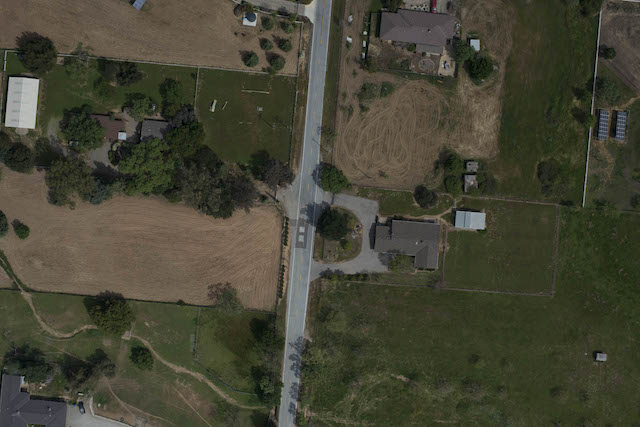
#> input picture ImageStitching/01_suburbA.jpg, 640 x 427 px
$ python blur_detector_image.py --image ../ImageStitching/01_suburbA.jpg
#> lines starting #> are read from the running program, lines starting #| are printed output that depends on the picture
### FourierBlurDetection/pyimagesearch/blur_detector.py
# import the necessary packages
import matplotlib.pyplot as plt
import numpy as np

def detect_blur_fft(image, size=60, thresh=10, vis=False):
	# grab the dimensions of the image and use the dimensions to
	# derive the center (x, y)-coordinates
	(h, w) = image.shape
	(cX, cY) = (int(w / 2.0), int(h / 2.0))

	# compute the FFT to find the frequency transform, then shift
	# the zero frequency component (i.e., DC component located at
	# the top-left corner) to the center where it will be more
	# easy to analyze
	fft = np.fft.fft2(image)
	fftShift = np.fft.fftshift(fft)

	# check to see if we are visualizing our output
	if vis:
		# compute the magnitude spectrum of the transform
		magnitude = 20 * np.log(np.abs(fftShift))

		# display the original input image
		(fig, ax) = plt.subplots(1, 2, )
		ax[0].imshow(image, cmap="gray")
		ax[0].set_title("Input")
		ax[0].set_xticks([])
		ax[0].set_yticks([])

		# display the magnitude image
		ax[1].imshow(magnitude, cmap="gray")
		ax[1].set_title("Magnitude Spectrum")
		ax[1].set_xticks([])
		ax[1].set_yticks([])

		# show our plots
		plt.show()

	# zero-out the center of the FFT shift (i.e., remove low
	# frequencies), apply the inverse shift such that the DC
	# component once again becomes the top-left, and then apply
	# the inverse FFT
	fftShift[cY - size:cY + size, cX - size:cX + size] = 0
	fftShift = np.fft.ifftshift(fftShift)
	recon = np.fft.ifft2(fftShift)

	# compute the magnitude spectrum of the reconstructed image,
	# then compute the mean of the magnitude values
	magnitude = 20 * np.log(np.abs(recon))
	mean = np.mean(magnitude)

	# the image will be considered "blurry" if the mean value of the
	# magnitudes is less than the threshold value
	return (mean, mean <= thresh)

### FourierBlurDetection/blur_detector_image.py
# USAGE
# python blur_detector_image.py --image images/resume_01.png --thresh 27

# import the necessary packages
from pyimagesearch.blur_detector import detect_blur_fft
import numpy as np
import argparse
import imutils
import cv2

# construct the argument parser and parse the arguments
ap = argparse.ArgumentParser()
ap.add_argument("-i", "--image", type=str, required=True,
	help="path input image that we'll detect blur in")
ap.add_argument("-t", "--thresh", type=int, default=20,
	help="threshold for our blur detector to fire")
ap.add_argument("-v", "--vis", type=int, default=-1,
	help="whether or not we are visualizing intermediary steps")
ap.add_argument("-d", "--test", type=int, default=-1,
	help="whether or not we should progressively blur the image")
ap.add_argument("-o", "--out", type=str, default="",
	help="name of output image")
args = vars(ap.parse_args())

# load the input image from disk, resize it, and convert it to
# grayscale
orig = cv2.imread(args["image"])
#> orig is the input picture: shape (427, 640, 3); mean B, G, R 52.8, 68.6, 69.3
orig = imutils.resize(orig, width=500)
#> orig: shape (333, 500, 3)
gray = cv2.cvtColor(orig, cv2.COLOR_BGR2GRAY)
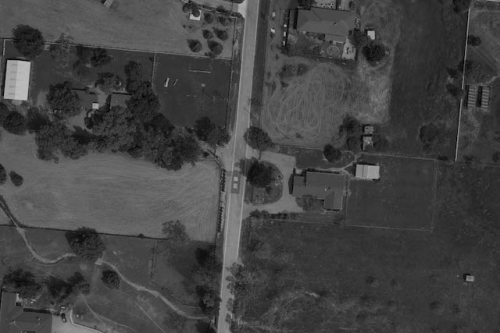
#> gray: shape (333, 500); min 4, max 190, mean 67

# apply our blur detector using the FFT
(mean, blurry) = detect_blur_fft(gray, size=60,
	thresh=args["thresh"], vis=args["vis"] > 0)
#> in detect_blur_fft, `magnitude = 20 * np.log(np.abs(recon))`:
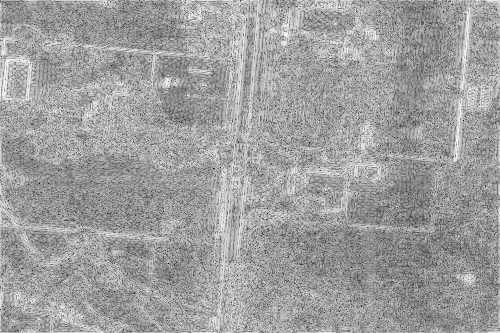
#> magnitude: shape (333, 500) float64; min -93.86, max 87.02, mean 18.8; drawn with min black and max white
#> in detect_blur_fft, `mean = np.mean(magnitude)`: mean = 18.81
#> mean = 18.81; blurry = True

# draw on the image, indicating whether or not it is blurry
image = np.dstack([gray] * 3)
color = (0, 0, 255) if blurry else (0, 255, 0)
#> color = (0, 0, 255)
text = "Blurry ({:.4f})" if blurry else "Not Blurry ({:.4f})"
#> text = 'Blurry ({:.4f})'
text = text.format(mean)
#> text = 'Blurry (18.8108)'
cv2.putText(image, text, (10, 25), cv2.FONT_HERSHEY_SIMPLEX, 0.7,
	color, 2)
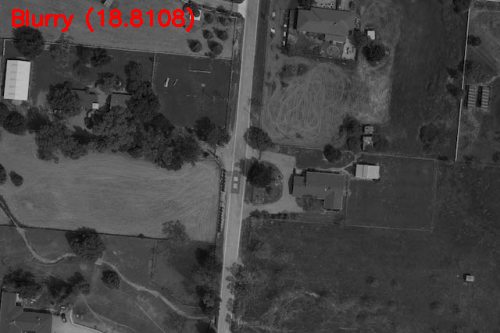
#> image: shape (333, 500, 3); mean of channels 0, 1, 2 66.3, 66.3, 68.3; drawn as B, G, R
print("[INFO] {}".format(text))
#| [INFO] Blurry (18.8108)

if args['out'] != '':
	cv2.imwrite(args['out'], image)

# show the output image
cv2.imshow("Output", image)
cv2.waitKey(0)

# check to see if are going to test our FFT blurriness detector using
# various sizes of a Gaussian kernel
if args["test"] > 0:
	# loop over various blur radii
	for radius in range(1, 30, 2):
		# clone the original grayscale image
		image = gray.copy()

		#check to see if the kernel radius is greater than zero
		if radius > 0:
			# blur the input image by the supplied radius using a
			# Gaussian kernel
			image = cv2.GaussianBlur(image, (radius, radius), 0)

			# apply our blur detector using the FFT
			(mean, blurry) = detect_blur_fft(image, size=60,
				thresh=args["thresh"], vis=args["vis"] > 0)

			# draw on the image, indicating whether or not it is
			# blurry
			image = np.dstack([image] * 3)
			color = (0, 0, 255) if blurry else (0, 255, 0)
			text = "Blurry ({:.4f})" if blurry else "Not Blurry ({:.4f})"
			text = text.format(mean)
			cv2.putText(image, text, (10, 25), cv2.FONT_HERSHEY_SIMPLEX,
				0.7, color, 2)
			print("[INFO] Kernel: {}, Result: {}".format(radius, text))

		# show the image
		cv2.imshow("Test Image", image)
		cv2.waitKey(0)
